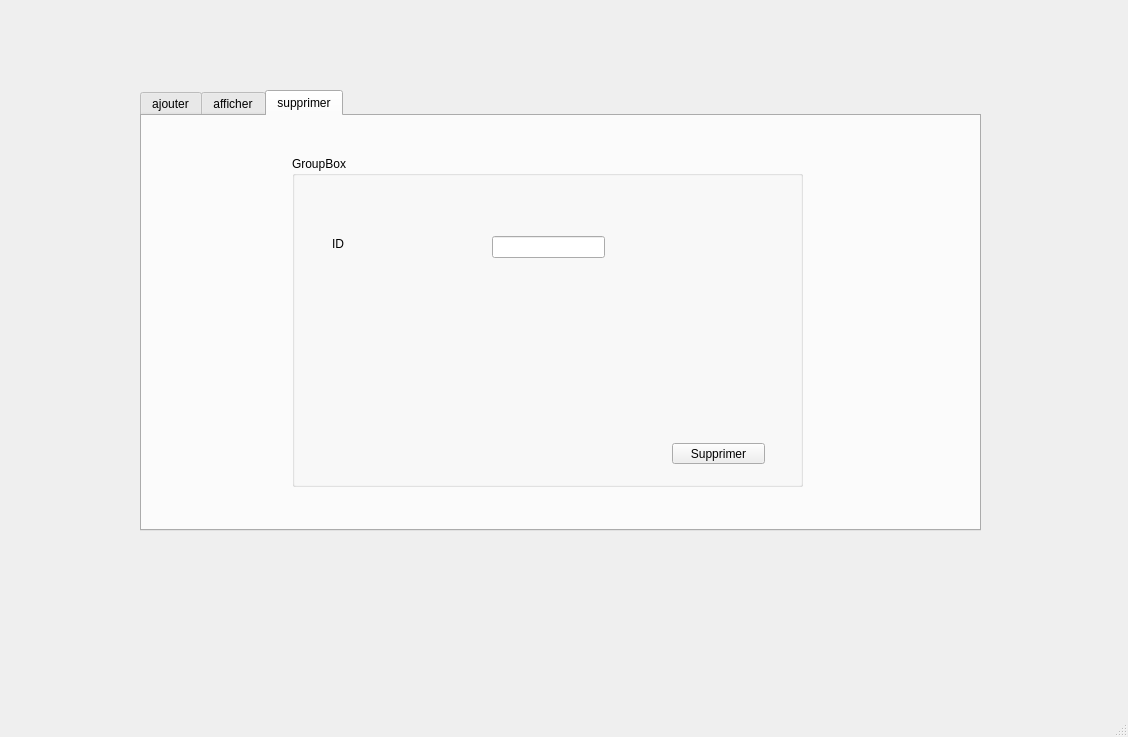
<?xml version="1.0" encoding="UTF-8"?>
<ui version="4.0">
 <class>MainWindow</class>
 <widget class="QMainWindow" name="MainWindow">
  <property name="geometry">
   <rect>
    <x>0</x>
    <y>0</y>
    <width>1128</width>
    <height>737</height>
   </rect>
  </property>
  <property name="windowTitle">
   <string>MainWindow</string>
  </property>
  <widget class="QWidget" name="centralwidget">
   <widget class="QTabWidget" name="tabWidget">
    <property name="geometry">
     <rect>
      <x>140</x>
      <y>90</y>
      <width>841</width>
      <height>441</height>
     </rect>
    </property>
    <property name="currentIndex">
     <number>2</number>
    </property>
    <widget class="QWidget" name="tab">
     <attribute name="title">
      <string>ajouter</string>
     </attribute>
     <widget class="QGroupBox" name="groupBox_4">
      <property name="geometry">
       <rect>
        <x>150</x>
        <y>40</y>
        <width>511</width>
        <height>311</height>
       </rect>
      </property>
      <property name="title">
       <string>Ajout</string>
      </property>
      <widget class="QLineEdit" name="lineEdit_ID">
       <property name="geometry">
        <rect>
         <x>200</x>
         <y>80</y>
         <width>113</width>
         <height>22</height>
        </rect>
       </property>
      </widget>
      <widget class="QLineEdit" name="lineEdit_prenom">
       <property name="geometry">
        <rect>
         <x>200</x>
         <y>130</y>
         <width>113</width>
         <height>22</height>
        </rect>
       </property>
      </widget>
      <widget class="QPushButton" name="pushButton_ajouter">
       <property name="geometry">
        <rect>
         <x>380</x>
         <y>280</y>
         <width>93</width>
         <height>28</height>
        </rect>
       </property>
       <property name="text">
        <string>Ajouter</string>
       </property>
      </widget>
      <widget class="QLineEdit" name="lineEdit_nom">
       <property name="geometry">
        <rect>
         <x>200</x>
         <y>180</y>
         <width>113</width>
         <height>22</height>
        </rect>
       </property>
      </widget>
      <widget class="QLabel" name="label_19">
       <property name="geometry">
        <rect>
         <x>40</x>
         <y>130</y>
         <width>56</width>
         <height>16</height>
        </rect>
       </property>
       <property name="text">
        <string>Prenom</string>
       </property>
      </widget>
      <widget class="QLabel" name="label_20">
       <property name="geometry">
        <rect>
         <x>40</x>
         <y>180</y>
         <width>56</width>
         <height>16</height>
        </rect>
       </property>
       <property name="text">
        <string>Nom</string>
       </property>
      </widget>
      <widget class="QLabel" name="label_21">
       <property name="geometry">
        <rect>
         <x>40</x>
         <y>80</y>
         <width>56</width>
         <height>16</height>
        </rect>
       </property>
       <property name="text">
        <string>ID</string>
       </property>
      </widget>
     </widget>
    </widget>
    <widget class="QWidget" name="tab_2">
     <attribute name="title">
      <string>afficher</string>
     </attribute>
     <widget class="QTableView" name="tableView">
      <property name="geometry">
       <rect>
        <x>170</x>
        <y>31</y>
        <width>501</width>
        <height>321</height>
       </rect>
      </property>
     </widget>
    </widget>
    <widget class="QWidget" name="tab_3">
     <attribute name="title">
      <string>supprimer</string>
     </attribute>
     <widget class="QGroupBox" name="groupBox_5">
      <property name="geometry">
       <rect>
        <x>150</x>
        <y>40</y>
        <width>511</width>
        <height>331</height>
       </rect>
      </property>
      <property name="title">
       <string>GroupBox</string>
      </property>
      <widget class="QLineEdit" name="lineEdit_ID_2">
       <property name="geometry">
        <rect>
         <x>200</x>
         <y>80</y>
         <width>113</width>
         <height>22</height>
        </rect>
       </property>
      </widget>
      <widget class="QLabel" name="label_22">
       <property name="geometry">
        <rect>
         <x>40</x>
         <y>80</y>
         <width>56</width>
         <height>16</height>
        </rect>
       </property>
       <property name="text">
        <string>ID</string>
       </property>
      </widget>
      <widget class="QPushButton" name="pushButton_supprimer">
       <property name="geometry">
        <rect>
         <x>380</x>
         <y>287</y>
         <width>93</width>
         <height>21</height>
        </rect>
       </property>
       <property name="text">
        <string>Supprimer</string>
       </property>
      </widget>
     </widget>
    </widget>
   </widget>
  </widget>
  <widget class="QMenuBar" name="menubar">
   <property name="geometry">
    <rect>
     <x>0</x>
     <y>0</y>
     <width>1128</width>
     <height>26</height>
    </rect>
   </property>
  </widget>
  <widget class="QStatusBar" name="statusbar"/>
 </widget>
 <resources/>
 <connections/>
</ui>
